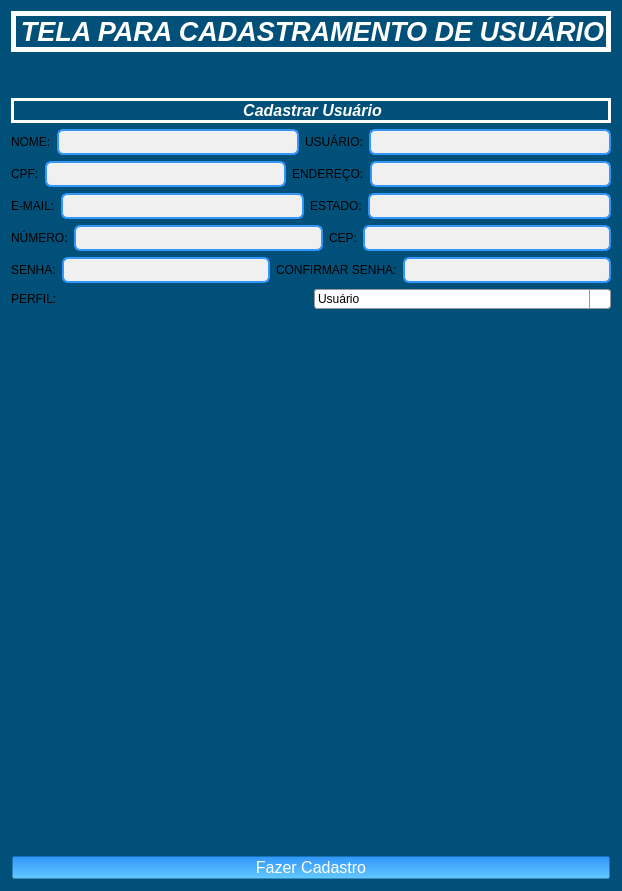
      <widget class="QWidget" name="pg_cadastro_usuario">
       <property name="styleSheet">
        <string notr="true">background-color: rgb(0, 80, 121);</string>
       </property>
       <layout class="QVBoxLayout" name="verticalLayout_6">
        <item>
         <widget class="QLabel" name="label_tela">
          <property name="styleSheet">
           <string notr="true">QLabel {
    color: white;
    text-align: center; /* Centraliza o texto horizontalmente */
    vertical-align: middle; /* Centraliza o texto verticalmente */
	border: 5px solid white;
}
</string>
          </property>
          <property name="text">
           <string>&lt;html&gt;&lt;head/&gt;&lt;body&gt;&lt;p align=&quot;center&quot;&gt;&lt;span style=&quot; font-size:20pt; font-weight:600; font-style:italic;&quot;&gt;TELA PARA CADASTRAMENTO DE USUÁRIO&lt;/span&gt;&lt;/p&gt;&lt;/body&gt;&lt;/html&gt;</string>
          </property>
         </widget>
        </item>
        <item>
         <spacer name="verticalSpacer_3">
          <property name="orientation">
           <enum>Qt::Vertical</enum>
          </property>
          <property name="sizeHint" stdset="0">
           <size>
            <width>20</width>
            <height>40</height>
           </size>
          </property>
         </spacer>
        </item>
        <item>
         <widget class="QLabel" name="label_cadastro">
          <property name="sizePolicy">
           <sizepolicy hsizetype="Preferred" vsizetype="Expanding">
            <horstretch>0</horstretch>
            <verstretch>0</verstretch>
           </sizepolicy>
          </property>
          <property name="styleSheet">
           <string notr="true">QLabel {
    color: white;
    text-align: center; /* Centraliza o texto horizontalmente */
    vertical-align: middle; /* Centraliza o texto verticalmente */
	border: 3px solid white;
}
</string>
          </property>
          <property name="text">
           <string>&lt;html&gt;&lt;head/&gt;&lt;body&gt;&lt;p align=&quot;center&quot;&gt;&lt;span style=&quot; font-size:12pt; font-weight:600; font-style:italic;&quot;&gt;Cadastrar Usuário&lt;/span&gt;&lt;/p&gt;&lt;/body&gt;&lt;/html&gt;</string>
          </property>
         </widget>
        </item>
        <item>
         <layout class="QGridLayout" name="gridLayout">
          <property name="leftMargin">
           <number>0</number>
          </property>
          <item row="0" column="4">
           <widget class="QLineEdit" name="txt_usuario">
            <property name="styleSheet">
             <string notr="true">QLineEdit {
    background-color: rgb(240, 240, 240); /* Cor de fundo cinza claro */
    border: 2px solid rgb(50, 150, 250); /* Borda azul */
    border-radius: 6px; /* Cantos arredondados */
    padding: 3px; /* Espaçamento interno */
}
</string>
            </property>
           </widget>
          </item>
          <item row="0" column="2">
           <widget class="QLineEdit" name="txt_nome">
            <property name="styleSheet">
             <string notr="true">QLineEdit {
    background-color: rgb(240, 240, 240); /* Cor de fundo cinza claro */
    border: 2px solid rgb(50, 150, 250); /* Borda azul */
    border-radius: 6px; /* Cantos arredondados */
    padding: 3px; /* Espaçamento interno */
}
</string>
            </property>
           </widget>
          </item>
          <item row="0" column="1">
           <widget class="QLabel" name="label_nome">
            <property name="text">
             <string>NOME:</string>
            </property>
           </widget>
          </item>
          <item row="0" column="3">
           <widget class="QLabel" name="label_usuario">
            <property name="text">
             <string>USUÁRIO:</string>
            </property>
           </widget>
          </item>
         </layout>
        </item>
        <item>
         <layout class="QHBoxLayout" name="horizontalLayout_3">
          <item>
           <widget class="QLabel" name="label_cpf">
            <property name="text">
             <string>CPF:</string>
            </property>
           </widget>
          </item>
          <item>
           <widget class="QLineEdit" name="txt_cpf">
            <property name="styleSheet">
             <string notr="true">QLineEdit {
    background-color: rgb(240, 240, 240); /* Cor de fundo cinza claro */
    border: 2px solid rgb(50, 150, 250); /* Borda azul */
    border-radius: 6px; /* Cantos arredondados */
    padding: 3px; /* Espaçamento interno */
}
</string>
            </property>
           </widget>
          </item>
          <item>
           <widget class="QLabel" name="label_endereco">
            <property name="text">
             <string>ENDEREÇO:</string>
            </property>
           </widget>
          </item>
          <item>
           <widget class="QLineEdit" name="txt_endereco">
            <property name="styleSheet">
             <string notr="true">QLineEdit {
    background-color: rgb(240, 240, 240); /* Cor de fundo cinza claro */
    border: 2px solid rgb(50, 150, 250); /* Borda azul */
    border-radius: 6px; /* Cantos arredondados */
    padding: 3px; /* Espaçamento interno */
}
</string>
            </property>
           </widget>
          </item>
         </layout>
        </item>
        <item>
         <layout class="QHBoxLayout" name="horizontalLayout_5">
          <item>
           <widget class="QLabel" name="label_email">
            <property name="text">
             <string>E-MAIL:</string>
            </property>
           </widget>
          </item>
          <item>
           <widget class="QLineEdit" name="txt_email">
            <property name="styleSheet">
             <string notr="true">QLineEdit {
    background-color: rgb(240, 240, 240); /* Cor de fundo cinza claro */
    border: 2px solid rgb(50, 150, 250); /* Borda azul */
    border-radius: 6px; /* Cantos arredondados */
    padding: 3px; /* Espaçamento interno */
}
</string>
            </property>
           </widget>
          </item>
          <item>
           <widget class="QLabel" name="label_estado">
            <property name="text">
             <string>ESTADO:</string>
            </property>
           </widget>
          </item>
          <item>
           <widget class="QLineEdit" name="txt_estado">
            <property name="styleSheet">
             <string notr="true">QLineEdit {
    background-color: rgb(240, 240, 240); /* Cor de fundo cinza claro */
    border: 2px solid rgb(50, 150, 250); /* Borda azul */
    border-radius: 6px; /* Cantos arredondados */
    padding: 3px; /* Espaçamento interno */
}
</string>
            </property>
           </widget>
          </item>
         </layout>
        </item>
        <item>
         <layout class="QHBoxLayout" name="horizontalLayout_6">
          <item>
           <widget class="QLabel" name="label_numero">
            <property name="text">
             <string>NÚMERO:</string>
            </property>
           </widget>
          </item>
          <item>
           <widget class="QLineEdit" name="txt_numero">
            <property name="styleSheet">
             <string notr="true">QLineEdit {
    background-color: rgb(240, 240, 240); /* Cor de fundo cinza claro */
    border: 2px solid rgb(50, 150, 250); /* Borda azul */
    border-radius: 6px; /* Cantos arredondados */
    padding: 3px; /* Espaçamento interno */
}
</string>
            </property>
           </widget>
          </item>
          <item>
           <widget class="QLabel" name="label_cep">
            <property name="text">
             <string>CEP:</string>
            </property>
           </widget>
          </item>
          <item>
           <widget class="QLineEdit" name="txt_cep">
            <property name="styleSheet">
             <string notr="true">QLineEdit {
    background-color: rgb(240, 240, 240); /* Cor de fundo cinza claro */
    border: 2px solid rgb(50, 150, 250); /* Borda azul */
    border-radius: 6px; /* Cantos arredondados */
    padding: 3px; /* Espaçamento interno */
}
</string>
            </property>
           </widget>
          </item>
         </layout>
        </item>
        <item>
         <layout class="QHBoxLayout" name="horizontalLayout_9">
          <item>
           <widget class="QLabel" name="label_senha">
            <property name="text">
             <string>SENHA:</string>
            </property>
           </widget>
          </item>
          <item>
           <widget class="QLineEdit" name="txt_senha">
            <property name="styleSheet">
             <string notr="true">QLineEdit {
    background-color: rgb(240, 240, 240); /* Cor de fundo cinza claro */
    border: 2px solid rgb(50, 150, 250); /* Borda azul */
    border-radius: 6px; /* Cantos arredondados */
    padding: 3px; /* Espaçamento interno */
}
</string>
            </property>
           </widget>
          </item>
          <item>
           <widget class="QLabel" name="label_confirmar_senha">
            <property name="text">
             <string>CONFIRMAR SENHA:</string>
            </property>
           </widget>
          </item>
          <item>
           <widget class="QLineEdit" name="txt_confirmar_senha">
            <property name="styleSheet">
             <string notr="true">QLineEdit {
    background-color: rgb(240, 240, 240); /* Cor de fundo cinza claro */
    border: 2px solid rgb(50, 150, 250); /* Borda azul */
    border-radius: 6px; /* Cantos arredondados */
    padding: 3px; /* Espaçamento interno */
}
</string>
            </property>
           </widget>
          </item>
         </layout>
        </item>
        <item>
         <layout class="QHBoxLayout" name="horizontalLayout_11">
          <item>
           <widget class="QLabel" name="label_perfil">
            <property name="enabled">
             <bool>true</bool>
            </property>
            <property name="text">
             <string>PERFIL:</string>
            </property>
           </widget>
          </item>
          <item>
           <widget class="QComboBox" name="comboBox">
            <property name="styleSheet">
             <string notr="true">QComboBox {
    background-color: white;
    color: black;
    border: 1px solid #999;
    border-radius: 3px;
    padding: 1px 18px 1px 3px;
    min-width: 6em;
    selection-background-color: #ddd;
}

QComboBox::drop-down {
    subcontrol-origin: padding;
    subcontrol-position: right center;
    width: 20px; /* Aumenta a largura do botão de dropdown */
    border-left: 1px solid #999; /* Adiciona uma borda à esquerda do botão de dropdown */
    background-color: qlineargradient(x1:0, y1:0, x2:1, y2:0,
                                      stop:0 #eee, stop:1 #ddd);
}

QComboBox::down-arrow {
    image: url(down_arrow.png); /* Ícone do botão de dropdown */
}
</string>
            </property>
            <item>
             <property name="text">
              <string>Usuário</string>
             </property>
            </item>
            <item>
             <property name="text">
              <string>Administrador</string>
             </property>
            </item>
           </widget>
          </item>
         </layout>
        </item>
        <item>
         <spacer name="verticalSpacer_2">
          <property name="orientation">
           <enum>Qt::Vertical</enum>
          </property>
          <property name="sizeHint" stdset="0">
           <size>
            <width>20</width>
            <height>40</height>
           </size>
          </property>
         </spacer>
        </item>
        <item>
         <spacer name="verticalSpacer">
          <property name="orientation">
           <enum>Qt::Vertical</enum>
          </property>
          <property name="sizeType">
           <enum>QSizePolicy::Preferred</enum>
          </property>
          <property name="sizeHint" stdset="0">
           <size>
            <width>200</width>
            <height>500</height>
           </size>
          </property>
         </spacer>
        </item>
        <item>
         <widget class="QPushButton" name="btn_fazer_cadastro">
          <property name="styleSheet">
           <string notr="true">QPushButton {
    color: rgb(255, 255, 255);
    border-radius: 3px;
    font-size: 16px;
    background: qlineargradient(x1:0, y1:0, x2:0, y2:1, stop:0 rgb(50, 150, 250), stop:1 rgb(100, 200, 255)); /* Gradiente de azul claro para azul mais claro */
    border: 3px solid transparent;
}

QPushButton:hover {
    background: qlineargradient(x1:0, y1:0, x2:0, y2:1, stop:0 rgb(100, 180, 255), stop:1 rgb(150, 220, 255)); /* Gradiente de azul mais claro para azul ainda mais claro */
    color: black;
}
</string>
          </property>
          <property name="text">
           <string>Fazer Cadastro</string>
          </property>
         </widget>
        </item>
       </layout>
      </widget>
